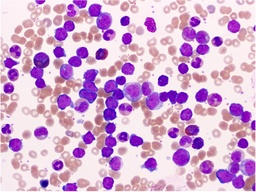
#> input picture Activity 7/cancer.jpg, 256 x 192 px, shrunk from 1280 x 962 before the run; the run also reads 1 picture not shown here
$ jupyter execute 'Activity 7 - Image Segmentation-Copy1.ipynb'
#> lines starting #> are read from the running program, lines starting #| are printed output that depends on the picture; after the words box and inside, x2 and y2 are one past the last pixel; in counts of white or black regions, pixels touching at a corner belong together
[cell 1]
import numpy as np
import pandas as pd
import matplotlib.pyplot as plt
from matplotlib.colors import LogNorm

plt.rcParams['figure.figsize'] = 9, 6

[cell 2]
def rgb2gray(rgb):
    return np.dot(rgb[...,:3], [0.2989, 0.5870, 0.1140])

[cell 3]
img = plt.imread('cancer.jpg')
#> img is the input picture: shape (192, 256, 3); mean R, G, B 211.8, 171.2, 209.5
img_gray = rgb2gray(img)
img_crop = plt.imread('cancer_crop.jpg')

[cell 4]
plt.figure(figsize=(9,5))

plt.subplot(121)
plt.imshow(img)
plt.axis('off')
plt.subplot(122)
plt.imshow(img_crop)
plt.axis('off')
plt.show()

[cell 5]
img = img.astype(float)
img_crop = img_crop.astype(float)

[cell 6]
def RGB(array):
    return array[:,:,0], array[:,:,1], array[:,:,2]

[cell 7]
R_img,G_img,B_img = RGB(img)
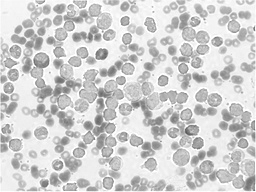
#> B_img: shape (192, 256) float64; min 87, max 255, mean 209.5
R_img_crop,G_img_crop,B_img_crop = RGB(img_crop)

### Normalized Chromaticity Coordinates (NCC)

[cell 8]
def NCC(R,G,B):
    I = R + G + B

    I[I == 0] = 1000000

    r = R / I
    g = G / I
    b = 1 - r - g
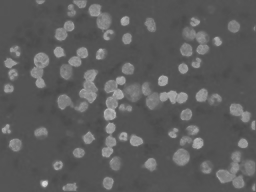
#> b: shape (192, 256) float64; min 0.284, max 0.868, mean 0.37

    return r, g ,b

[cell 9]
r_img,g_img,b_img = NCC(R_img,G_img,B_img)

r_img_crop,g_img_crop,b_img_crop = NCC(R_img_crop,G_img_crop,B_img_crop)

[cell 10]
plt.figure(figsize=(12,6))

x = np.linspace(0,1,100)
y = -x+1

plt.subplot(121)
plt.scatter(r_img,g_img, s = 2, alpha=0.3)
plt.plot(x,y, color='black')
plt.xlim(0,1)
plt.ylim(0,1)
plt.subplot(122)
plt.scatter(r_img_crop, g_img_crop, s = 2, alpha=0.3)
plt.plot(x,y, color='black')
plt.xlim(0,1)
plt.ylim(0,1)
plt.show()
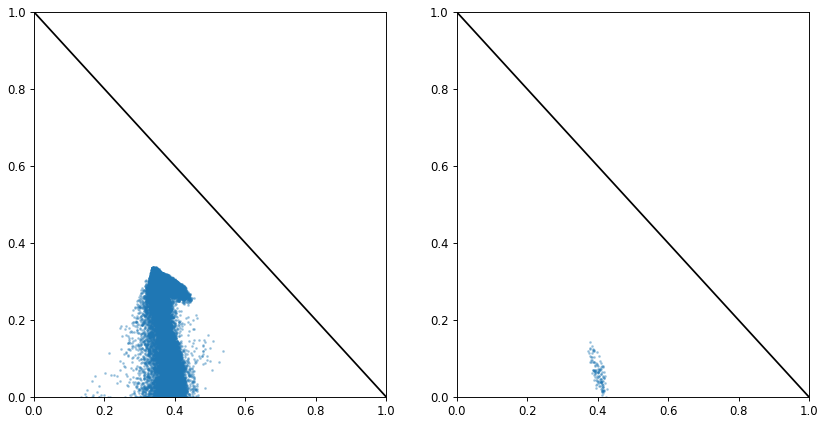
#> figure drawn by matplotlib, 2 panels; panel 1: curve peaks at x = 0, y = 1; panel 2: curve peaks at x = 0, y = 1

### Parametric Segmentation

[cell 11]
def PDF(x_img, x_crop):
    mu = np.mean(x_crop)
#> mu = 0.401
    sigma = np.std(x_crop)
#> sigma = 0.0124

    factor1 = (1 / (sigma * np.sqrt(2*np.pi)))
#> factor1 = 32.22
    factor2 = np.exp(-(x_img - mu)**2 / (2*(sigma**2)))
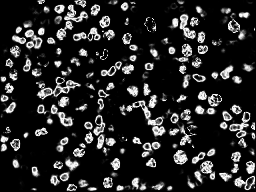
#> factor2: shape (192, 256) float64; min 5.01e-103, max 1, mean 0.158

    return factor1*factor2

[cell 12]
p_r = PDF(r_img, r_img_crop)
p_g = PDF(g_img, g_img_crop)

join_p = p_r * p_g

[cell 13]
plt.imshow(join_p, cmap='gray')
plt.show()

### Non-parametric segmentation

[cell 14]
constant = 50

for constant in np.arange(20,60):
    print(constant)
    r_img_crop_int = (r_img_crop * constant).astype(int)
    g_img_crop_int = (g_img_crop * constant).astype(int)

    H_img_crop, xedges_img_crop, yedge_img_crop = np.histogram2d(g_img_crop_int.flatten(),
                                                                 r_img_crop_int.flatten(),
                                                                 bins=constant)

    plt.imshow(H_img_crop, origin='lower')
    plt.colorbar()
    plt.show()

    r_img_int = (r_img * constant).astype(int)
    g_img_int = (g_img * constant).astype(int)

    x,y = r_img_int.shape

    Image = np.zeros([x, y])

    for i in range(x):
        for j in range(y):
            r_val = r_img_int[i][j]
            g_val = g_img_int[i][j]

            if r_val == constant:
                r_val -= 1
            if g_val == constant:
                g_val -= 1

            Image[i][j] = H_img_crop[g_val, r_val]

    plt.imshow(Image, cmap='gray')
    plt.show()
#> this loop made 40 passes
#> pass 1, `r_img_int = (r_img * constant).astype(int)`:
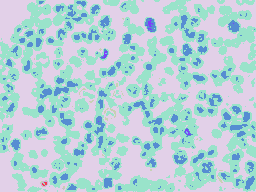
#> r_img_int: shape (192, 256) int64; 9 distinct labels, from 2 to 10; one colour per label, 0 black
#> after the loop:
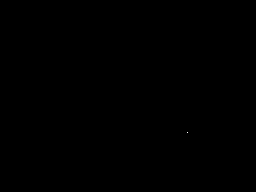
#> Image: shape (192, 256) float64; values 0 (black) and 5 (white), 0% white in thin lines or dots, all inside (x1, y1, x2, y2) = (187, 132, 188, 133)

[cell 15]
plt.imshow(H_img_crop, origin='lower')
plt.colorbar()
plt.show()

[cell 16]
r_img_int = (r_img * constant).astype(int)
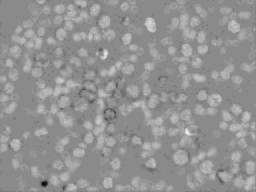
#> r_img_int: shape (192, 256) int64; min 7, max 31, mean 20.9; drawn with min black and max white
g_img_int = (g_img * constant).astype(int)
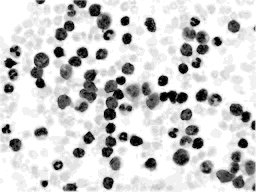
#> g_img_int: shape (192, 256) int64; min 0, max 19, mean 15.43; drawn with min black and max white

[cell 17]
x,y = r_img_int.shape
x,y
#> Out = (192, 256)

[cell 18]
Image = np.zeros([x, y])

[cell 19]
for i in range(x):
    for j in range(y):
        r_val = r_img_int[i][j]
        g_val = g_img_int[i][j]

        if r_val == constant:
            r_val -= 1
        if g_val == constant:
            g_val -= 1

        Image[i][j] = H_img_crop[g_val, r_val]

[cell 20]
plt.imshow(Image, cmap='gray')

[cell 21]
plt.figure(figsize=[10,6])

plt.subplot(121)
plt.imshow(join_p, cmap='gray')
plt.axis('off')
plt.title('parametric')
plt.subplot(122)
plt.imshow(Image, cmap='gray')
plt.axis('off')
plt.title('non-parametric')
plt.show()

[cell 22]
constant = 39

r_img_crop_int = (r_img_crop * constant).astype(int)
g_img_crop_int = (g_img_crop * constant).astype(int)

H_img_crop, xedges_img_crop, yedge_img_crop = np.histogram2d(g_img_crop_int.flatten(),
                                                             r_img_crop_int.flatten(),
                                                             bins=constant)
#> xedges_img_crop = 40 values from 0 to 5; yedge_img_crop = 40 values from 14 to 16

plt.imshow(H_img_crop, origin='lower')
plt.colorbar()
plt.show()

r_img_int = (r_img * constant).astype(int)
g_img_int = (g_img * constant).astype(int)

x,y = r_img_int.shape

Image = np.zeros([x, y])

for i in range(x):
    for j in range(y):
        r_val = r_img_int[i][j]
        g_val = g_img_int[i][j]

        if r_val == constant:
            r_val -= 1
        if g_val == constant:
            g_val -= 1

        Image[i][j] = H_img_crop[g_val, r_val]
#> Image: shape (192, 256) float64; every value is 0

plt.imshow(Image, cmap='gray')
plt.show()

[cell 23]
plt.figure(figsize=(20,10))

plt.subplot(141)
plt.imshow(plt.imread('cancer.jpg'))
plt.axis('off')
plt.title('cancer cells')

plt.subplot(142)
plt.imshow(img_gray < 100, cmap = 'gray')
plt.axis('off')
plt.title('thresholding')

plt.subplot(143)
plt.imshow(join_p, cmap='gray')
plt.axis('off')
plt.title('parametric')

plt.subplot(144)
plt.imshow(Image, cmap='gray')
plt.axis('off')
plt.title('non-parametric')

plt.show()
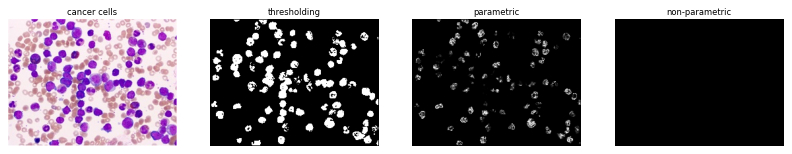
#> figure drawn by matplotlib, 4 panels

[cell 24]
array, bins = np.histogram(img_gray, bins = 255)
#> array = 255 values, max 2456 at index 242, min 0 at index 10, mean 192.8; bins = 256 values from 20.85 to 254.4

[cell 25]
plt.plot(bins[:-1], array)
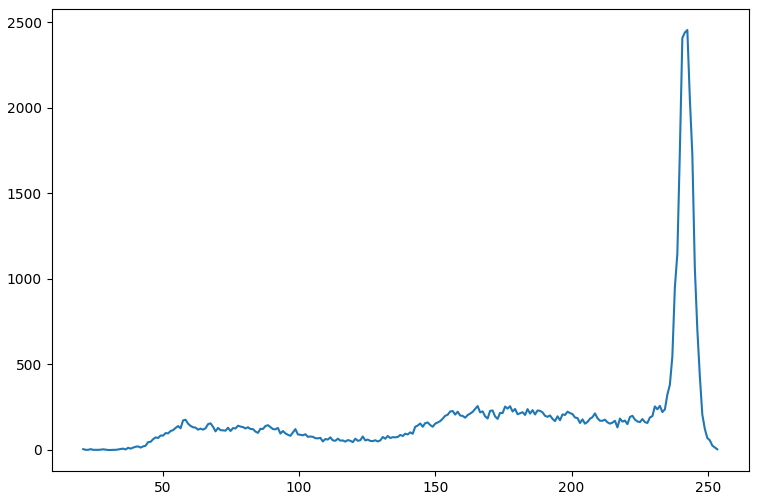
#> figure drawn by matplotlib, 1 panel; curve peaks at x = 242.5, y = 2456
